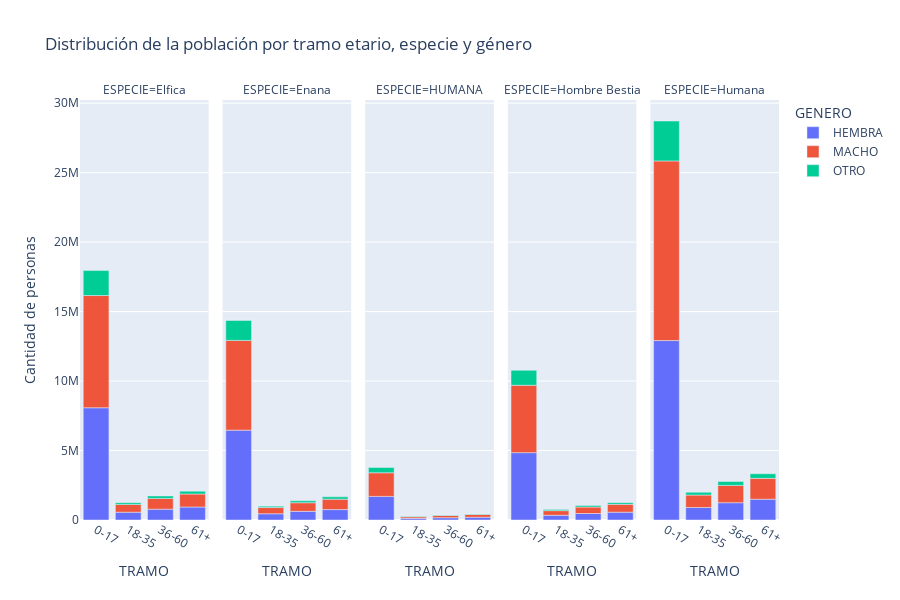

Here is the notebook cell this chart was saved with:
### Code cell
orden_tramos = ["0-17", "18-35", "36-60", "61+"]
orden_generos = ["HEMBRA", "MACHO", "OTRO"]
df_tramos["TRAMO"] = pd.Categorical(df_tramos["TRAMO"], categories=orden_tramos, ordered=True)
df_tramos["GENERO"] = pd.Categorical(df_tramos["GENERO"], categories=orden_generos, ordered=True)

fig5 = px.bar(
    df_tramos, x="TRAMO", y="CANTIDAD", color="GENERO", facet_col="ESPECIE",
    title="Distribución de la población por tramo etario, especie y género",
    labels={"CANTIDAD": "Cantidad de personas"},
    height=600,
    width=900
)
fig5.show()

### Figure 1 — Plotly figure (JSON) as saved in the notebook; plotly's stock layout.template omitted (floating-point values rounded to 4 significant figures)
{"data": [{"alignmentgroup": "True", "hovertemplate": "GENERO=HEMBRA<br>ESPECIE=Elfica<br>TRAMO=%{x}<br>Cantidad de personas=%{y}<extra></extra>", "legendgroup": "HEMBRA", "marker": {"color": "#636efa", "pattern": {"shape": ""}}, "name": "HEMBRA", "offsetgroup": "HEMBRA", "orientation": "v", "showlegend": true, "textposition": "auto", "type": "bar", "x": ["0-17", "18-35", "36-60", "61+"], "xaxis": "x", "y": [8078275, 561484, 778644, 934889], "yaxis": "y"}, {"alignmentgroup": "True", "hovertemplate": "GENERO=HEMBRA<br>ESPECIE=Enana<br>TRAMO=%{x}<br>Cantidad de personas=%{y}<extra></extra>", "legendgroup": "HEMBRA", "marker": {"color": "#636efa", "pattern": {"shape": ""}}, "name": "HEMBRA", "offsetgroup": "HEMBRA", "orientation": "v", "showlegend": false, "textposition": "auto", "type": "bar", "x": ["0-17", "18-35", "36-60", "61+"], "xaxis": "x2", "y": [6465677, 448493, 622241, 749967], "yaxis": "y2"}, {"alignmentgroup": "True", "hovertemplate": "GENERO=HEMBRA<br>ESPECIE=HUMANA<br>TRAMO=%{x}<br>Cantidad de personas=%{y}<extra></extra>", "legendgroup": "HEMBRA", "marker": {"color": "#636efa", "pattern": {"shape": ""}}, "name": "HEMBRA", "offsetgroup": "HEMBRA", "orientation": "v", "showlegend": false, "textposition": "auto", "type": "bar", "x": ["0-17", "18-35", "36-60", "61+"], "xaxis": "x3", "y": [1698390, 118022, 163694, 197231], "yaxis": "y3"}, {"alignmentgroup": "True", "hovertemplate": "GENERO=HEMBRA<br>ESPECIE=Hombre Bestia<br>TRAMO=%{x}<br>Cantidad de personas=%{y}<extra></extra>", "legendgroup": "HEMBRA", "marker": {"color": "#636efa", "pattern": {"shape": ""}}, "name": "HEMBRA", "offsetgroup": "HEMBRA", "orientation": "v", "showlegend": false, "textposition": "auto", "type": "bar", "x": ["0-17", "18-35", "36-60", "61+"], "xaxis": "x4", "y": [4848779, 337267, 466961, 562538], "yaxis": "y4"}, {"alignmentgroup": "True", "hovertemplate": "GENERO=HEMBRA<br>ESPECIE=Humana<br>TRAMO=%{x}<br>Cantidad de personas=%{y}<extra></extra>", "legendgroup": "HEMBRA", "marker": {"color": "#636efa", "pattern": {"shape": ""}}, "name": "HEMBRA", "offsetgroup": "HEMBRA", "orientation": "v", "showlegend": false, "textposition": "auto", "type": "bar", "x": ["0-17", "18-35", "36-60", "61+"], "xaxis": "x5", "y": [12914571, 897311, 1245628, 1497039], "yaxis": "y5"}, {"alignmentgroup": "True", "hovertemplate": "GENERO=MACHO<br>ESPECIE=Elfica<br>TRAMO=%{x}<br>Cantidad de personas=%{y}<extra></extra>", "legendgroup": "MACHO", "marker": {"color": "#EF553B", "pattern": {"shape": ""}}, "name": "MACHO", "offsetgroup": "MACHO", "orientation": "v", "showlegend": true, "textposition": "auto", "type": "bar", "x": ["0-17", "18-35", "36-60", "61+"], "xaxis": "x", "y": [8078624, 561342, 777767, 934723], "yaxis": "y"}, {"alignmentgroup": "True", "hovertemplate": "GENERO=MACHO<br>ESPECIE=Enana<br>TRAMO=%{x}<br>Cantidad de personas=%{y}<extra></extra>", "legendgroup": "MACHO", "marker": {"color": "#EF553B", "pattern": {"shape": ""}}, "name": "MACHO", "offsetgroup": "MACHO", "orientation": "v", "showlegend": false, "textposition": "auto", "type": "bar", "x": ["0-17", "18-35", "36-60", "61+"], "xaxis": "x2", "y": [6462025, 448301, 621815, 749642], "yaxis": "y2"}, {"alignmentgroup": "True", "hovertemplate": "GENERO=MACHO<br>ESPECIE=HUMANA<br>TRAMO=%{x}<br>Cantidad de personas=%{y}<extra></extra>", "legendgroup": "MACHO", "marker": {"color": "#EF553B", "pattern": {"shape": ""}}, "name": "MACHO", "offsetgroup": "MACHO", "orientation": "v", "showlegend": false, "textposition": "auto", "type": "bar", "x": ["0-17", "18-35", "36-60", "61+"], "xaxis": "x3", "y": [1700160, 118331, 163718, 197823], "yaxis": "y3"}, {"alignmentgroup": "True", "hovertemplate": "GENERO=MACHO<br>ESPECIE=Hombre Bestia<br>TRAMO=%{x}<br>Cantidad de personas=%{y}<extra></extra>", "legendgroup": "MACHO", "marker": {"color": "#EF553B", "pattern": {"shape": ""}}, "name": "MACHO", "offsetgroup": "MACHO", "orientation": "v", "showlegend": false, "textposition": "auto", "type": "bar", "x": ["0-17", "18-35", "36-60", "61+"], "xaxis": "x4", "y": [4850268, 337091, 465803, 562393], "yaxis": "y4"}, {"alignmentgroup": "True", "hovertemplate": "GENERO=MACHO<br>ESPECIE=Humana<br>TRAMO=%{x}<br>Cantidad de personas=%{y}<extra></extra>", "legendgroup": "MACHO", "marker": {"color": "#EF553B", "pattern": {"shape": ""}}, "name": "MACHO", "offsetgroup": "MACHO", "orientation": "v", "showlegend": false, "textposition": "auto", "type": "bar", "x": ["0-17", "18-35", "36-60", "61+"], "xaxis": "x5", "y": [12928958, 898176, 1246327, 1500196], "yaxis": "y5"}, {"alignmentgroup": "True", "hovertemplate": "GENERO=OTRO<br>ESPECIE=Elfica<br>TRAMO=%{x}<br>Cantidad de personas=%{y}<extra></extra>", "legendgroup": "OTRO", "marker": {"color": "#00cc96", "pattern": {"shape": ""}}, "name": "OTRO", "offsetgroup": "OTRO", "orientation": "v", "showlegend": true, "textposition": "auto", "type": "bar", "x": ["0-17", "18-35", "36-60", "61+"], "xaxis": "x", "y": [1796276, 124429, 173750, 208531], "yaxis": "y"}, {"alignmentgroup": "True", "hovertemplate": "GENERO=OTRO<br>ESPECIE=Enana<br>TRAMO=%{x}<br>Cantidad de personas=%{y}<extra></extra>", "legendgroup": "OTRO", "marker": {"color": "#00cc96", "pattern": {"shape": ""}}, "name": "OTRO", "offsetgroup": "OTRO", "orientation": "v", "showlegend": false, "textposition": "auto", "type": "bar", "x": ["0-17", "18-35", "36-60", "61+"], "xaxis": "x2", "y": [1435353, 99789, 138415, 166199], "yaxis": "y2"}, {"alignmentgroup": "True", "hovertemplate": "GENERO=OTRO<br>ESPECIE=HUMANA<br>TRAMO=%{x}<br>Cantidad de personas=%{y}<extra></extra>", "legendgroup": "OTRO", "marker": {"color": "#00cc96", "pattern": {"shape": ""}}, "name": "OTRO", "offsetgroup": "OTRO", "orientation": "v", "showlegend": false, "textposition": "auto", "type": "bar", "x": ["0-17", "18-35", "36-60", "61+"], "xaxis": "x3", "y": [377626, 26573, 36342, 43503], "yaxis": "y3"}, {"alignmentgroup": "True", "hovertemplate": "GENERO=OTRO<br>ESPECIE=Hombre Bestia<br>TRAMO=%{x}<br>Cantidad de personas=%{y}<extra></extra>", "legendgroup": "OTRO", "marker": {"color": "#00cc96", "pattern": {"shape": ""}}, "name": "OTRO", "offsetgroup": "OTRO", "orientation": "v", "showlegend": false, "textposition": "auto", "type": "bar", "x": ["0-17", "18-35", "36-60", "61+"], "xaxis": "x4", "y": [1077233, 75185, 103606, 125086], "yaxis": "y4"}, {"alignmentgroup": "True", "hovertemplate": "GENERO=OTRO<br>ESPECIE=Humana<br>TRAMO=%{x}<br>Cantidad de personas=%{y}<extra></extra>", "legendgroup": "OTRO", "marker": {"color": "#00cc96", "pattern": {"shape": ""}}, "name": "OTRO", "offsetgroup": "OTRO", "orientation": "v", "showlegend": false, "textposition": "auto", "type": "bar", "x": ["0-17", "18-35", "36-60", "61+"], "xaxis": "x5", "y": [2873987, 199703, 276501, 331522], "yaxis": "y5"}], "layout": {"annotations": [{"font": {}, "showarrow": false, "text": "ESPECIE=Elfica", "x": 0.092, "xanchor": "center", "xref": "paper", "y": 1, "yanchor": "bottom", "yref": "paper"}, {"font": {}, "showarrow": false, "text": "ESPECIE=Enana", "x": 0.296, "xanchor": "center", "xref": "paper", "y": 1, "yanchor": "bottom", "yref": "paper"}, {"font": {}, "showarrow": false, "text": "ESPECIE=HUMANA", "x": 0.5, "xanchor": "center", "xref": "paper", "y": 1, "yanchor": "bottom", "yref": "paper"}, {"font": {}, "showarrow": false, "text": "ESPECIE=Hombre Bestia", "x": 0.704, "xanchor": "center", "xref": "paper", "y": 1, "yanchor": "bottom", "yref": "paper"}, {"font": {}, "showarrow": false, "text": "ESPECIE=Humana", "x": 0.908, "xanchor": "center", "xref": "paper", "y": 1, "yanchor": "bottom", "yref": "paper"}], "barmode": "relative", "height": 600, "legend": {"title": {"text": "GENERO"}, "tracegroupgap": 0}, "title": {"text": "Distribución de la población por tramo etario, especie y género"}, "width": 900, "xaxis": {"anchor": "y", "domain": [0, 0.184], "title": {"text": "TRAMO"}}, "xaxis2": {"anchor": "y2", "domain": [0.204, 0.388], "matches": "x", "title": {"text": "TRAMO"}}, "xaxis3": {"anchor": "y3", "domain": [0.408, 0.592], "matches": "x", "title": {"text": "TRAMO"}}, "xaxis4": {"anchor": "y4", "domain": [0.612, 0.796], "matches": "x", "title": {"text": "TRAMO"}}, "xaxis5": {"anchor": "y5", "domain": [0.816, 1], "matches": "x", "title": {"text": "TRAMO"}}, "yaxis": {"anchor": "x", "domain": [0, 1], "title": {"text": "Cantidad de personas"}}, "yaxis2": {"anchor": "x2", "domain": [0, 1], "matches": "y", "showticklabels": false}, "yaxis3": {"anchor": "x3", "domain": [0, 1], "matches": "y", "showticklabels": false}, "yaxis4": {"anchor": "x4", "domain": [0, 1], "matches": "y", "showticklabels": false}, "yaxis5": {"anchor": "x5", "domain": [0, 1], "matches": "y", "showticklabels": false}}}
